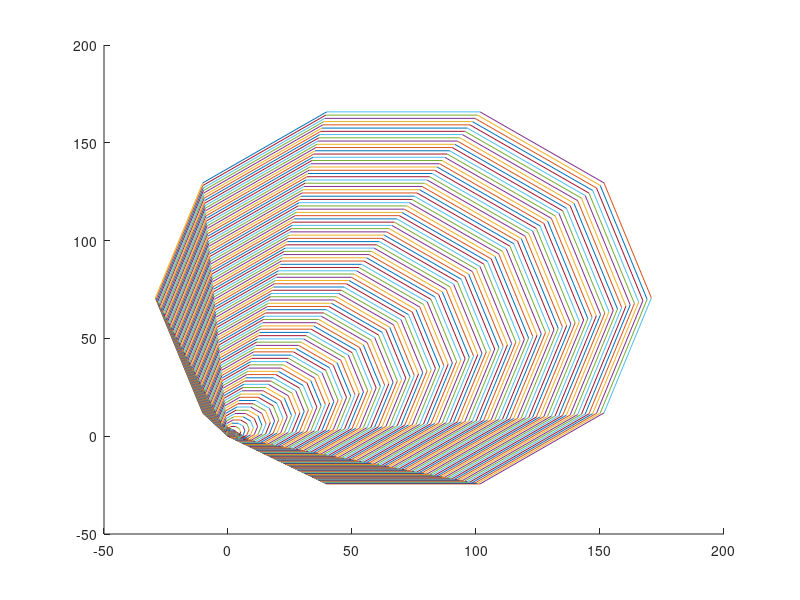

Reproduce this figure in MATLAB.
clear all
close all
clc

i = 0;
lados =10;
radianos = (2*pi)/lados;
x = [0:radianos:2*pi];
M = [cos(x) -sin(x);sin(x) cos(x)];
for t = [100 : -1 : 2]
    mudarox = M + cos(pi/4);
    while i < lados
        i = i + 1;
        y = [mudarox(1, i)*t mudarox(1, i+1)*t];
        z = [mudarox(2, i)*t mudarox(2, i+1)*t];
        hold on
        plot([0 0],[0 0],y,z, '-');
    end
    i = 0;
    pause(0.1)
    if t ~= 2
       %clf
    end
end